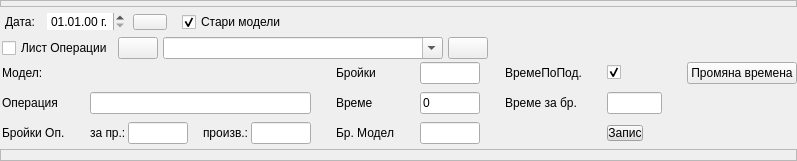
       <widget class="QWidget" name="operationsHolder" native="true">
        <property name="sizePolicy">
         <sizepolicy hsizetype="Expanding" vsizetype="Expanding">
          <horstretch>0</horstretch>
          <verstretch>0</verstretch>
         </sizepolicy>
        </property>
        <layout class="QVBoxLayout" name="verticalLayout_2">
         <property name="spacing">
          <number>5</number>
         </property>
         <property name="leftMargin">
          <number>0</number>
         </property>
         <property name="topMargin">
          <number>0</number>
         </property>
         <property name="rightMargin">
          <number>0</number>
         </property>
         <property name="bottomMargin">
          <number>0</number>
         </property>
         <item>
          <widget class="QFrame" name="optionsHolder">
           <property name="frameShape">
            <enum>QFrame::StyledPanel</enum>
           </property>
           <property name="frameShadow">
            <enum>QFrame::Raised</enum>
           </property>
           <layout class="QHBoxLayout" name="horizontalLayout_4">
            <property name="spacing">
             <number>5</number>
            </property>
            <property name="leftMargin">
             <number>0</number>
            </property>
            <property name="topMargin">
             <number>0</number>
            </property>
            <property name="rightMargin">
             <number>0</number>
            </property>
            <property name="bottomMargin">
             <number>5</number>
            </property>
           </layout>
          </widget>
         </item>
         <item alignment="Qt::AlignLeft">
          <widget class="QWidget" name="widget_5" native="true">
           <property name="minimumSize">
            <size>
             <width>0</width>
             <height>0</height>
            </size>
           </property>
           <layout class="QHBoxLayout" name="horizontalLayout_29">
            <property name="spacing">
             <number>15</number>
            </property>
            <property name="leftMargin">
             <number>0</number>
            </property>
            <property name="topMargin">
             <number>0</number>
            </property>
            <property name="rightMargin">
             <number>0</number>
            </property>
            <property name="bottomMargin">
             <number>0</number>
            </property>
            <item>
             <widget class="QWidget" name="widget_21" native="true">
              <layout class="QHBoxLayout" name="horizontalLayout_15">
               <property name="spacing">
                <number>8</number>
               </property>
               <property name="leftMargin">
                <number>5</number>
               </property>
               <property name="topMargin">
                <number>0</number>
               </property>
               <property name="rightMargin">
                <number>0</number>
               </property>
               <property name="bottomMargin">
                <number>0</number>
               </property>
               <item>
                <widget class="QLabel" name="label_25">
                 <property name="text">
                  <string>Дата: </string>
                 </property>
                </widget>
               </item>
               <item>
                <widget class="QDateEdit" name="timePaperDateEdit">
                 <property name="focusPolicy">
                  <enum>Qt::ClickFocus</enum>
                 </property>
                 <property name="frame">
                  <bool>false</bool>
                 </property>
                 <property name="alignment">
                  <set>Qt::AlignCenter</set>
                 </property>
                 <property name="correctionMode">
                  <enum>QAbstractSpinBox::CorrectToNearestValue</enum>
                 </property>
                 <property name="minimumDateTime">
                  <datetime>
                   <hour>0</hour>
                   <minute>0</minute>
                   <second>0</second>
                   <year>1990</year>
                   <month>8</month>
                   <day>24</day>
                  </datetime>
                 </property>
                 <property name="displayFormat">
                  <string>dd.MM.yy 'г.'</string>
                 </property>
                </widget>
               </item>
               <item>
                <widget class="QPushButton" name="calendarBtn">
                 <property name="focusPolicy">
                  <enum>Qt::NoFocus</enum>
                 </property>
                 <property name="styleSheet">
                  <string notr="true">*{
	padding: 0px;
}</string>
                 </property>
                 <property name="text">
                  <string/>
                 </property>
                 <property name="icon">
                  <iconset resource="../../../resources.qrc">
                   <normaloff>:/icons/app/assets/icons/Calendar--Streamline-Solar-Broken.svg</normaloff>:/icons/app/assets/icons/Calendar--Streamline-Solar-Broken.svg</iconset>
                 </property>
                 <property name="iconSize">
                  <size>
                   <width>18</width>
                   <height>18</height>
                  </size>
                 </property>
                </widget>
               </item>
              </layout>
             </widget>
            </item>
            <item>
             <widget class="QWidget" name="widget_28" native="true">
              <layout class="QHBoxLayout" name="horizontalLayout_39">
               <property name="spacing">
                <number>0</number>
               </property>
               <property name="leftMargin">
                <number>0</number>
               </property>
               <property name="topMargin">
                <number>0</number>
               </property>
               <property name="rightMargin">
                <number>0</number>
               </property>
               <property name="bottomMargin">
                <number>0</number>
               </property>
               <item>
                <widget class="QCheckBox" name="oldModelsCheckBox">
                 <property name="text">
                  <string>Стари модели</string>
                 </property>
                 <property name="checked">
                  <bool>true</bool>
                 </property>
                </widget>
               </item>
              </layout>
             </widget>
            </item>
           </layout>
          </widget>
         </item>
         <item>
          <widget class="QWidget" name="modelAndOperationHolder" native="true">
           <layout class="QVBoxLayout" name="verticalLayout_13">
            <property name="spacing">
             <number>5</number>
            </property>
            <property name="leftMargin">
             <number>0</number>
            </property>
            <property name="topMargin">
             <number>0</number>
            </property>
            <property name="rightMargin">
             <number>0</number>
            </property>
            <property name="bottomMargin">
             <number>0</number>
            </property>
            <item alignment="Qt::AlignLeft">
             <widget class="QWidget" name="timePapersHolder" native="true">
              <property name="minimumSize">
               <size>
                <width>0</width>
                <height>0</height>
               </size>
              </property>
              <layout class="QVBoxLayout" name="verticalLayout_3">
               <property name="spacing">
                <number>3</number>
               </property>
               <property name="leftMargin">
                <number>2</number>
               </property>
               <property name="topMargin">
                <number>0</number>
               </property>
               <property name="rightMargin">
                <number>0</number>
               </property>
               <property name="bottomMargin">
                <number>0</number>
               </property>
               <item alignment="Qt::AlignLeft">
                <widget class="QWidget" name="operationsGroupsHolder" native="true">
                 <property name="minimumSize">
                  <size>
                   <width>0</width>
                   <height>0</height>
                  </size>
                 </property>
                 <layout class="QHBoxLayout" name="horizontalLayout_30">
                  <property name="spacing">
                   <number>5</number>
                  </property>
                  <property name="leftMargin">
                   <number>0</number>
                  </property>
                  <property name="topMargin">
                   <number>0</number>
                  </property>
                  <property name="rightMargin">
                   <number>0</number>
                  </property>
                  <property name="bottomMargin">
                   <number>0</number>
                  </property>
                  <item>
                   <widget class="QCheckBox" name="operationsGroupsCheckBox">
                    <property name="focusPolicy">
                     <enum>Qt::NoFocus</enum>
                    </property>
                    <property name="text">
                     <string>Лист Операции</string>
                    </property>
                   </widget>
                  </item>
                  <item>
                   <widget class="QPushButton" name="refreshOpersGroupBtn">
                    <property name="toolTip">
                     <string/>
                    </property>
                    <property name="toolTipDuration">
                     <number>-1</number>
                    </property>
                    <property name="text">
                     <string/>
                    </property>
                    <property name="icon">
                     <iconset resource="../../../resources.qrc">
                      <normaloff>:/icons/app/assets/icons/Restart--Streamline-Solar-Broken.svg</normaloff>:/icons/app/assets/icons/Restart--Streamline-Solar-Broken.svg</iconset>
                    </property>
                    <property name="iconSize">
                     <size>
                      <width>20</width>
                      <height>20</height>
                     </size>
                    </property>
                   </widget>
                  </item>
                  <item>
                   <widget class="QComboBox" name="operationsGroupComboBox">
                    <property name="minimumSize">
                     <size>
                      <width>280</width>
                      <height>0</height>
                     </size>
                    </property>
                    <property name="focusPolicy">
                     <enum>Qt::ClickFocus</enum>
                    </property>
                    <property name="editable">
                     <bool>true</bool>
                    </property>
                    <property name="sizeAdjustPolicy">
                     <enum>QComboBox::AdjustToContents</enum>
                    </property>
                   </widget>
                  </item>
                  <item>
                   <widget class="QPushButton" name="operationsGroupsBtn">
                    <property name="focusPolicy">
                     <enum>Qt::NoFocus</enum>
                    </property>
                    <property name="text">
                     <string/>
                    </property>
                    <property name="icon">
                     <iconset resource="../../../resources.qrc">
                      <normaloff>:/icons/app/assets/icons/List-Down-Minimalistic--Streamline-Solar-Broken.svg</normaloff>:/icons/app/assets/icons/List-Down-Minimalistic--Streamline-Solar-Broken.svg</iconset>
                    </property>
                    <property name="iconSize">
                     <size>
                      <width>15</width>
                      <height>15</height>
                     </size>
                    </property>
                   </widget>
                  </item>
                 </layout>
                </widget>
               </item>
               <item>
                <layout class="QGridLayout" name="operationsLayout">
                 <property name="horizontalSpacing">
                  <number>25</number>
                 </property>
                 <property name="verticalSpacing">
                  <number>8</number>
                 </property>
                 <item row="1" column="5">
                  <widget class="QCheckBox" name="isDefaultTimeCheckBox">
                   <property name="focusPolicy">
                    <enum>Qt::NoFocus</enum>
                   </property>
                   <property name="text">
                    <string/>
                   </property>
                   <property name="checked">
                    <bool>true</bool>
                   </property>
                  </widget>
                 </item>
                 <item row="1" column="2">
                  <widget class="QLabel" name="label_32">
                   <property name="text">
                    <string>Бройки</string>
                   </property>
                  </widget>
                 </item>
                 <item row="2" column="2">
                  <widget class="QLabel" name="label_33">
                   <property name="text">
                    <string>Време</string>
                   </property>
                  </widget>
                 </item>
                 <item row="1" column="0">
                  <widget class="QLabel" name="label_30">
                   <property name="text">
                    <string>Модел:</string>
                   </property>
                  </widget>
                 </item>
                 <item row="2" column="4">
                  <widget class="QLabel" name="label_35">
                   <property name="text">
                    <string>Време за бр.</string>
                   </property>
                  </widget>
                 </item>
                 <item row="1" column="4">
                  <widget class="QLabel" name="label_34">
                   <property name="text">
                    <string>ВремеПоПод.</string>
                   </property>
                  </widget>
                 </item>
                 <item row="1" column="3">
                  <widget class="QLineEdit" name="modelPiecesLineEdit">
                   <property name="minimumSize">
                    <size>
                     <width>0</width>
                     <height>0</height>
                    </size>
                   </property>
                   <property name="maximumSize">
                    <size>
                     <width>60</width>
                     <height>16777215</height>
                    </size>
                   </property>
                   <property name="readOnly">
                    <bool>true</bool>
                   </property>
                  </widget>
                 </item>
                 <item row="3" column="2">
                  <widget class="QLabel" name="label_45">
                   <property name="text">
                    <string>Бр. Модел</string>
                   </property>
                  </widget>
                 </item>
                 <item row="3" column="1" alignment="Qt::AlignLeft">
                  <widget class="QWidget" name="widget_22" native="true">
                   <layout class="QHBoxLayout" name="horizontalLayout_31">
                    <property name="spacing">
                     <number>15</number>
                    </property>
                    <property name="leftMargin">
                     <number>0</number>
                    </property>
                    <property name="topMargin">
                     <number>0</number>
                    </property>
                    <property name="rightMargin">
                     <number>0</number>
                    </property>
                    <property name="bottomMargin">
                     <number>0</number>
                    </property>
                    <item>
                     <widget class="QWidget" name="widget_23" native="true">
                      <property name="minimumSize">
                       <size>
                        <width>0</width>
                        <height>0</height>
                       </size>
                      </property>
                      <layout class="QHBoxLayout" name="horizontalLayout_32">
                       <property name="spacing">
                        <number>2</number>
                       </property>
                       <property name="leftMargin">
                        <number>0</number>
                       </property>
                       <property name="topMargin">
                        <number>0</number>
                       </property>
                       <property name="rightMargin">
                        <number>0</number>
                       </property>
                       <property name="bottomMargin">
                        <number>0</number>
                       </property>
                       <item>
                        <widget class="QLabel" name="label_41">
                         <property name="text">
                          <string>за пр.:</string>
                         </property>
                        </widget>
                       </item>
                       <item>
                        <widget class="QLineEdit" name="piecesForProdLineEdit">
                         <property name="maximumSize">
                          <size>
                           <width>60</width>
                           <height>16777215</height>
                          </size>
                         </property>
                         <property name="focusPolicy">
                          <enum>Qt::NoFocus</enum>
                         </property>
                         <property name="text">
                          <string/>
                         </property>
                         <property name="readOnly">
                          <bool>true</bool>
                         </property>
                        </widget>
                       </item>
                      </layout>
                     </widget>
                    </item>
                    <item>
                     <widget class="QWidget" name="widget_24" native="true">
                      <layout class="QHBoxLayout" name="horizontalLayout_33">
                       <property name="spacing">
                        <number>2</number>
                       </property>
                       <property name="leftMargin">
                        <number>0</number>
                       </property>
                       <property name="topMargin">
                        <number>0</number>
                       </property>
                       <property name="rightMargin">
                        <number>0</number>
                       </property>
                       <property name="bottomMargin">
                        <number>0</number>
                       </property>
                       <item>
                        <widget class="QLabel" name="label_44">
                         <property name="text">
                          <string>произв.:</string>
                         </property>
                        </widget>
                       </item>
                       <item>
                        <widget class="QLineEdit" name="piecesProducedLineEdit">
                         <property name="maximumSize">
                          <size>
                           <width>60</width>
                           <height>16777215</height>
                          </size>
                         </property>
                         <property name="focusPolicy">
                          <enum>Qt::NoFocus</enum>
                         </property>
                         <property name="readOnly">
                          <bool>true</bool>
                         </property>
                        </widget>
                       </item>
                      </layout>
                     </widget>
                    </item>
                   </layout>
                  </widget>
                 </item>
                 <item row="3" column="0">
                  <widget class="QLabel" name="label_40">
                   <property name="text">
                    <string>Бройки Оп.</string>
                   </property>
                  </widget>
                 </item>
                 <item row="1" column="1">
                  <widget class="QWidget" name="widget_25" native="true">
                   <property name="sizePolicy">
                    <sizepolicy hsizetype="Expanding" vsizetype="Expanding">
                     <horstretch>0</horstretch>
                     <verstretch>0</verstretch>
                    </sizepolicy>
                   </property>
                   <layout class="QHBoxLayout" name="horizontalLayout_36">
                    <property name="spacing">
                     <number>0</number>
                    </property>
                    <property name="leftMargin">
                     <number>0</number>
                    </property>
                    <property name="topMargin">
                     <number>0</number>
                    </property>
                    <property name="rightMargin">
                     <number>0</number>
                    </property>
                    <property name="bottomMargin">
                     <number>0</number>
                    </property>
                   </layout>
                  </widget>
                 </item>
                 <item row="2" column="1">
                  <widget class="QLineEdit" name="modelOperationLineEdit">
                   <property name="maximumSize">
                    <size>
                     <width>16777215</width>
                     <height>16777215</height>
                    </size>
                   </property>
                   <property name="readOnly">
                    <bool>true</bool>
                   </property>
                  </widget>
                 </item>
                 <item row="2" column="3">
                  <widget class="QLineEdit" name="piecesTimeLineEdit">
                   <property name="maximumSize">
                    <size>
                     <width>60</width>
                     <height>16777215</height>
                    </size>
                   </property>
                   <property name="focusPolicy">
                    <enum>Qt::NoFocus</enum>
                   </property>
                   <property name="text">
                    <string>0</string>
                   </property>
                   <property name="readOnly">
                    <bool>true</bool>
                   </property>
                  </widget>
                 </item>
                 <item row="2" column="5">
                  <widget class="QLineEdit" name="timeForPieceLineEdit">
                   <property name="maximumSize">
                    <size>
                     <width>55</width>
                     <height>16777215</height>
                    </size>
                   </property>
                   <property name="focusPolicy">
                    <enum>Qt::NoFocus</enum>
                   </property>
                   <property name="readOnly">
                    <bool>true</bool>
                   </property>
                  </widget>
                 </item>
                 <item row="3" column="5" alignment="Qt::AlignLeft">
                  <widget class="QPushButton" name="addNewTimePaperBtn">
                   <property name="focusPolicy">
                    <enum>Qt::NoFocus</enum>
                   </property>
                   <property name="styleSheet">
                    <string notr="true">*{
	padding: 0px;
	background-color: #dfdfdf;
}</string>
                   </property>
                   <property name="text">
                    <string>Запис</string>
                   </property>
                   <property name="icon">
                    <iconset resource="../../../resources.qrc">
                     <normaloff>:/icons/app/assets/icons/Check-Square--Streamline-Solar-Broken-#008b69.svg</normaloff>:/icons/app/assets/icons/Check-Square--Streamline-Solar-Broken-#008b69.svg</iconset>
                   </property>
                   <property name="iconSize">
                    <size>
                     <width>18</width>
                     <height>18</height>
                    </size>
                   </property>
                  </widget>
                 </item>
                 <item row="3" column="3">
                  <widget class="QLineEdit" name="modelTotalPiecesLineEdit">
                   <property name="maximumSize">
                    <size>
                     <width>60</width>
                     <height>16777215</height>
                    </size>
                   </property>
                   <property name="focusPolicy">
                    <enum>Qt::NoFocus</enum>
                   </property>
                   <property name="readOnly">
                    <bool>true</bool>
                   </property>
                  </widget>
                 </item>
                 <item row="2" column="0">
                  <widget class="QLabel" name="label_31">
                   <property name="text">
                    <string>Операция</string>
                   </property>
                  </widget>
                 </item>
                 <item row="1" column="6">
                  <widget class="QPushButton" name="effectOperTimesBtn">
                   <property name="text">
                    <string>Промяна времена</string>
                   </property>
                  </widget>
                 </item>
                </layout>
               </item>
              </layout>
             </widget>
            </item>
            <item>
             <widget class="QFrame" name="optionsHolder_2">
              <property name="frameShape">
               <enum>QFrame::StyledPanel</enum>
              </property>
              <property name="frameShadow">
               <enum>QFrame::Raised</enum>
              </property>
              <layout class="QHBoxLayout" name="horizontalLayout_16">
               <property name="spacing">
                <number>10</number>
               </property>
               <property name="leftMargin">
                <number>0</number>
               </property>
               <property name="topMargin">
                <number>0</number>
               </property>
               <property name="rightMargin">
                <number>0</number>
               </property>
               <property name="bottomMargin">
                <number>10</number>
               </property>
              </layout>
             </widget>
            </item>
           </layout>
          </widget>
         </item>
        </layout>
       </widget>
